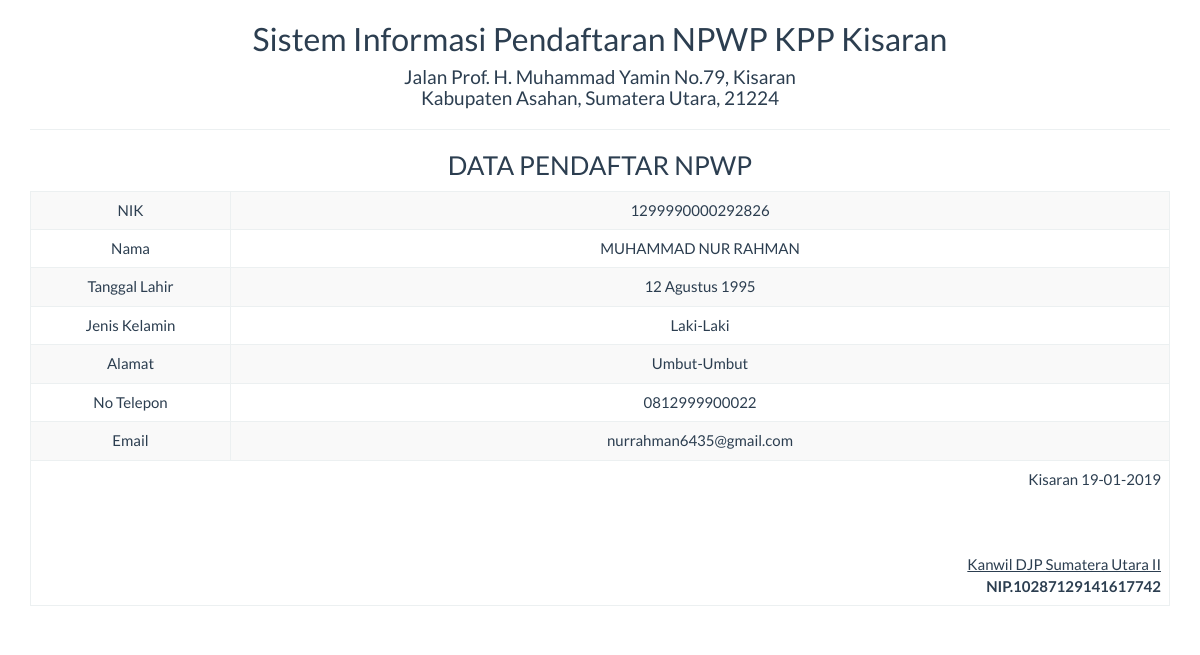
Page /report/data_satu.php?nik=1299990000292826 on the committed database.
### tables this page shows
CREATE TABLE `daftar` (
  `nik` varchar(50) NOT NULL,
  `nama` varchar(50) NOT NULL,
  `tgl_lahir` varchar(30) NOT NULL,
  `jenis_kelamin` varchar(50) NOT NULL,
  `alamat` varchar(50) NOT NULL,
  `no_telepon` varchar(30) NOT NULL,
  `email` varchar(50) NOT NULL
);

### report/data_satu.php (the view, shortened to what this page needs)
<!DOCTYPE html>
<html>
    <head>
        <link href="../Assets/css/bootstrap.min.css" rel="stylesheet" type="text/css"/>
    </head>
    <body onload="print()">
        <?php
        include '../config/koneksi.php';
        $sql = "SELECT * FROM daftar WHERE nik='" . $_GET ['nik'] . "'";
        $query = mysqli_query($koneksi, $sql) or die("SQL Detail error");
        $data = mysqli_fetch_array($query);
        ?>
        <div class="container">
            <div class='row'>
                <div class="col-sm-12">
                    <div class="text-center">
                        <h2>Sistem Informasi Pendaftaran NPWP KPP Kisaran </h2>
                        <h4>Jalan Prof. H. Muhammad Yamin No.79, Kisaran <br> Kabupaten Asahan, Sumatera Utara, 21224</h4>
                        <hr>
                        <h3>DATA PENDAFTAR NPWP</h3>
                        <table class="table table-bordered table-striped table-hover">
                            <tbody>
								<tr>
                                    <td>NIK</td> <td><?= $data['nik'] ?></td>
                                </tr>
                                <tr>
                                    <td width="200">Nama</td> <td><?= $data['nama'] ?></td>
                                </tr>
                                <tr>
                                    <td>Tanggal Lahir</td> <td><?= $data['tgl_lahir'] ?></td>
                                </tr>
                                <tr>
                                    <td>Jenis Kelamin</td> <td><?= $data['jenis_kelamin'] ?></td>
                                </tr>
								<tr>
                                    <td>Alamat</td> <td><?= $data['alamat'] ?></td>
                                </tr>
								<tr>
                                    <td>No Telepon</td> <td><?= $data['no_telepon'] ?></td>
                                </tr>
								<tr>
                                    <td>Email</td> <td><?= $data['email'] ?></td>
                                </tr>
                            </tbody>
                            <tfoot>
                                <tr>
                                    <td colspan="2" class="text-right">
                                        Kisaran  <?= date("d-m-Y") ?>
                                        <br><br><br><br>
                                        <u>Kanwil DJP Sumatera Utara II <strong></u><br>
                                        NIP.10287129141617742
									</td>
								</tr>
							</tfoot>
                        </table>
                    </div>
                </div>
            </div>
    </body>
</html>

### rows in the picture
daftar: nik "1299990000292826", nama "MUHAMMAD NUR RAHMAN", tgl_lahir "12 Agustus 1995", jenis_kelamin "Laki-Laki", alamat "Umbut-Umbut", no_telepon "0812999900022", email "nurrahman6435@gmail.com"
